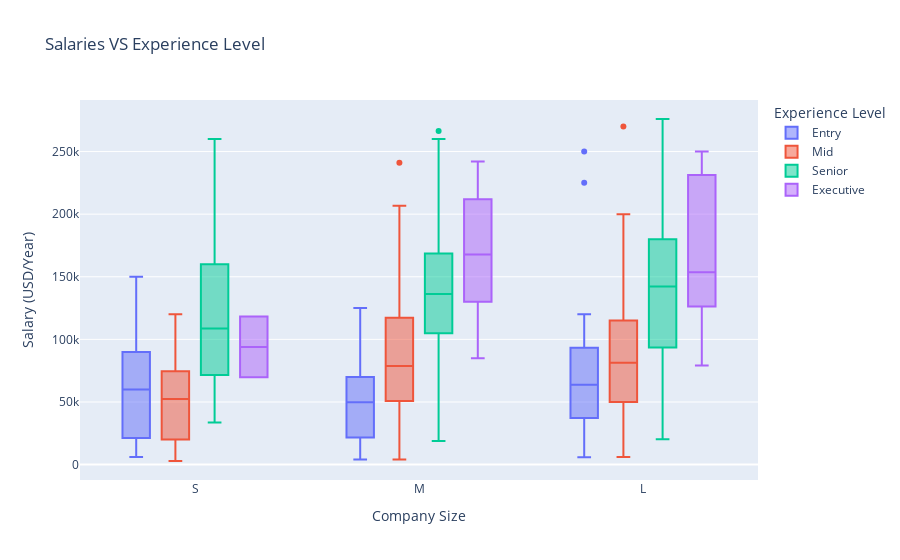

The notebook cell saved with this chart:
### Markdown cell above
#### How the Salary Changes as the Data Scientist Progresses

### Code cell
labels = dict(company_size='Company Size', 
              salary_in_usd='Salary (USD/Year)', 
              experience_level='Experience Level'
             )
category_orders = {'company_size': ['S', 'M', 'L'],
                   'experience_level': ['EN', 'MI', 'SE', 'EX']
                  }
fig = px.box(data_frame=df,
             x='company_size', 
             y='salary_in_usd', 
             color='experience_level',
             title='Salaries VS Experience Level',
             labels=labels,
             category_orders=category_orders,
            )

newnames = {'EN':'Entry', 
            'MI':'Mid', 
            'SE':'Senior', 
            'EX':'Executive'
           }
fig.for_each_trace(lambda t: t.update(name = newnames[t.name],
                                      legendgroup = newnames[t.name],
                                      hovertemplate = t.hovertemplate.replace(t.name, newnames[t.name])
                                     )
                  )

fig.show()

### Figure 1 — Plotly figure (JSON) as saved in the notebook; plotly's stock layout.template omitted (floating-point values rounded to 4 significant figures; data arrays with more than 128 entries replaced by an {"elided": "..."} marker saying what was removed)
{"data": [{"alignmentgroup": "True", "hovertemplate": "Experience Level=Entry<br>Company Size=%{x}<br>Salary (USD/Year)=%{y}<extra></extra>", "legendgroup": "Entry", "marker": {"color": "#636efa"}, "name": "Entry", "notched": false, "offsetgroup": "EN", "orientation": "v", "showlegend": true, "type": "box", "x": ["L", "S", "M", "S", "M", "L", "L", "L", "L", "S", "S", "S", "S", "L", "S", "L", "S", "S", "S", "S", "L", "M", "M", "S", "L", "S", "M", "L", "M", "L", "S", "M", "L", "M", "S", "S", "M", "S", "M", "L", "S", "L", "L", "S", "S", "S", "M", "S", "S", "L", "M", "S", "L", "M", "M", "S", "L", "S", "M", "M", "L", "L", "S", "M", "L", "L", "L", "M", "M", "L", "L", "M", "L", "M", "M", "M", "M", "M", "L", "L", "M", "L", "S", "S", "M", "M", "M", "M"], "x0": " ", "xaxis": "x", "y": [72000, 51321, 39916, 41689, 5707, 42000, 100000, 70000, 250000, 10000, 138000, 15966, 6072, 91000, 45896, 54742, 21669, 62726, 49268, 105000, 82528, 80000, 59102, 76833, 29751, 12000, 70000, 30428, 12000, 225000, 90000, 50000, 110037, 10354, 20000, 100000, 49646, 100000, 80000, 13400, 125000, 63831, 80000, 55000, 60000, 81000, 21844, 9272, 90000, 5882, 24823, 28609, 16228, 4000, 21637, 18053, 36643, 90000, 28399, 65013, 72500, 76833, 85000, 100000, 58000, 59102, 100000, 52351, 45807, 37300, 21983, 125000, 100000, 18442, 120000, 100000, 31875, 58035, 52396, 40000, 86703, 120000, 150000, 65000, 20000, 10000, 67000, 52000], "y0": " ", "yaxis": "y"}, {"alignmentgroup": "True", "hovertemplate": "Experience Level=Mid<br>Company Size=%{x}<br>Salary (USD/Year)=%{y}<extra></extra>", "legendgroup": "Mid", "marker": {"color": "#EF553B"}, "name": "Mid", "notched": false, "offsetgroup": "MI", "orientation": "v", "showlegend": true, "type": "box", "x": {"elided": "205 str values"}, "x0": " ", "xaxis": "x", "y": {"elided": "205 int values"}, "y0": " ", "yaxis": "y"}, {"alignmentgroup": "True", "hovertemplate": "Experience Level=Senior<br>Company Size=%{x}<br>Salary (USD/Year)=%{y}<extra></extra>", "legendgroup": "Senior", "marker": {"color": "#00cc96"}, "name": "Senior", "notched": false, "offsetgroup": "SE", "orientation": "v", "showlegend": true, "type": "box", "x": {"elided": "240 str values"}, "x0": " ", "xaxis": "x", "y": {"elided": "240 int values"}, "y0": " ", "yaxis": "y"}, {"alignmentgroup": "True", "hovertemplate": "Experience Level=Executive<br>Company Size=%{x}<br>Salary (USD/Year)=%{y}<extra></extra>", "legendgroup": "Executive", "marker": {"color": "#ab63fa"}, "name": "Executive", "notched": false, "offsetgroup": "EX", "orientation": "v", "showlegend": true, "type": "box", "x": ["L", "L", "L", "L", "L", "M", "M", "L", "S", "L", "M", "M", "M", "M", "M", "M", "M", "M", "S", "L", "L", "M"], "x0": " ", "xaxis": "x", "y": [79833, 150000, 235000, 153667, 230000, 85000, 130026, 250000, 69741, 141846, 242000, 200000, 130000, 110000, 224000, 167875, 175000, 135000, 118187, 79039, 196979, 216000], "y0": " ", "yaxis": "y"}], "layout": {"boxmode": "group", "legend": {"title": {"text": "Experience Level"}, "tracegroupgap": 0}, "title": {"text": "Salaries VS Experience Level"}, "xaxis": {"anchor": "y", "categoryarray": ["S", "M", "L"], "categoryorder": "array", "domain": [0, 1], "title": {"text": "Company Size"}}, "yaxis": {"anchor": "x", "domain": [0, 1], "title": {"text": "Salary (USD/Year)"}}}}
